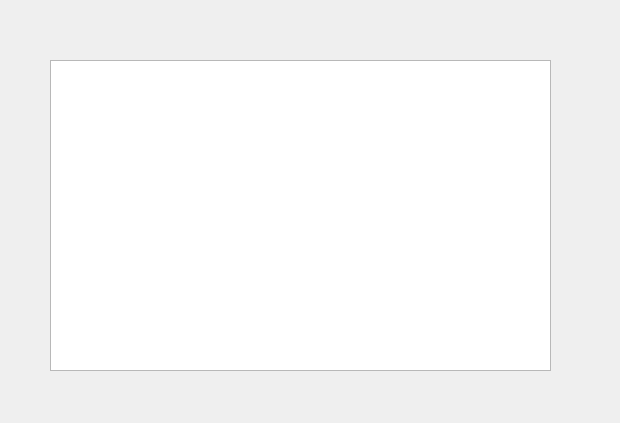
<?xml version="1.0" encoding="UTF-8"?>
<ui version="4.0">
 <class>Form</class>
 <widget class="QWidget" name="Form">
  <property name="geometry">
   <rect>
    <x>0</x>
    <y>0</y>
    <width>620</width>
    <height>423</height>
   </rect>
  </property>
  <property name="windowTitle">
   <string>Form</string>
  </property>
  <widget class="QGraphicsView" name="graphicsView">
   <property name="geometry">
    <rect>
     <x>50</x>
     <y>60</y>
     <width>501</width>
     <height>311</height>
    </rect>
   </property>
  </widget>
 </widget>
 <resources/>
 <connections/>
</ui>
